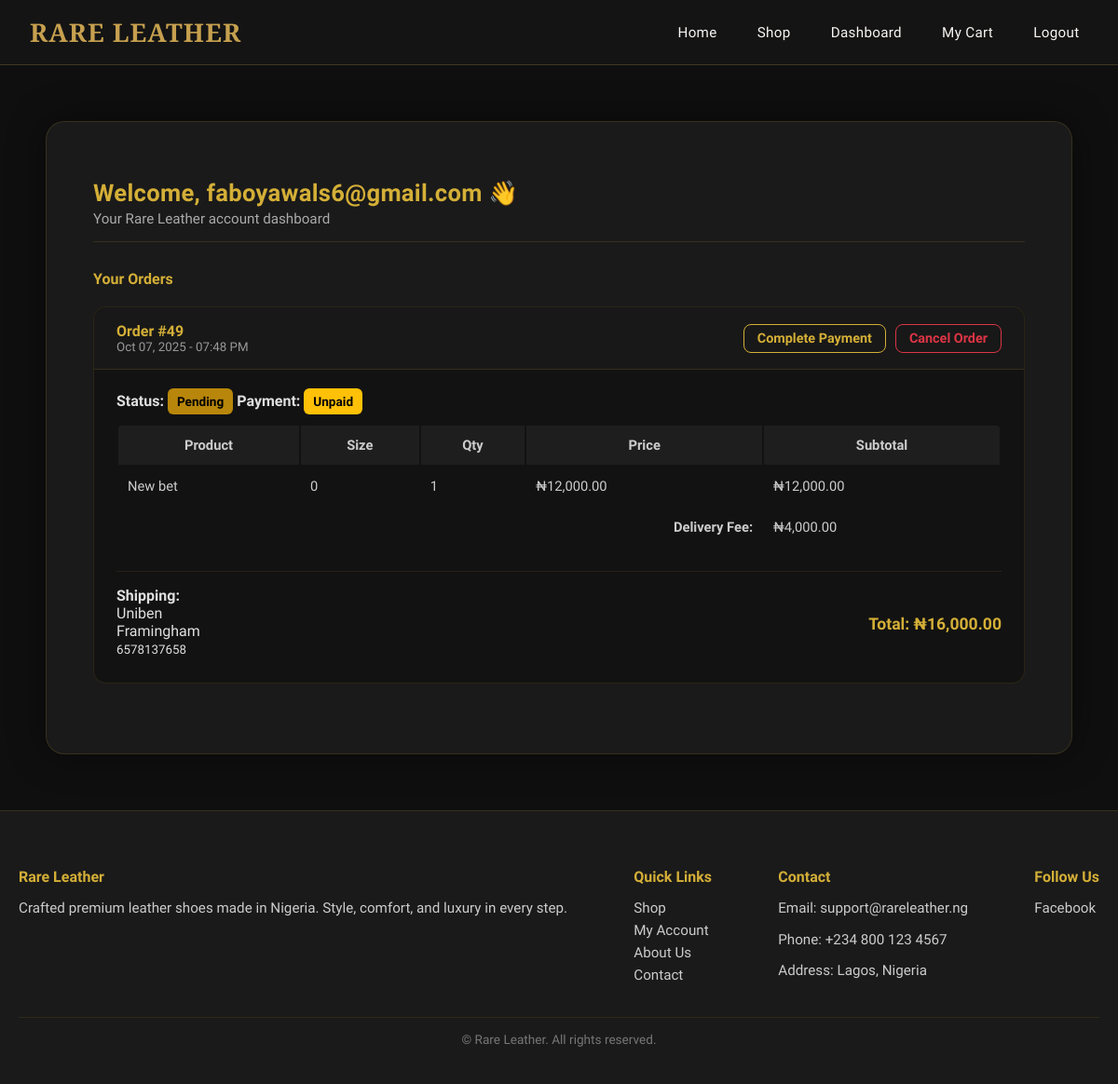
/account/dashboard/ (signed in), run on the app's committed database.
### accounts/models.py (models this page shows, shortened)
class User(AbstractBaseUser, PermissionsMixin):
    email = models.EmailField(unique=True)
    full_name = models.CharField(max_length=100, blank=True)
    is_active = models.BooleanField(default=False)
    is_staff = models.BooleanField(default=False)
    created_at = models.DateTimeField(default=timezone.now)
    signup_token = models.UUIDField(default=uuid.uuid4, unique=True, null=True, blank=True)
    USERNAME_FIELD = 'email'
    REQUIRED_FIELDS = []
    objects = CustomUserManager()

### orders/models.py (models this page shows, shortened)
class Order(models.Model):
    ORDER_STATUS_CHOICES = (
        ('pending', 'Pending'),
        ('processing', 'Processing'),
        ('completed', 'Completed'),
        ('cancelled', 'Cancelled'),
    )
    PAYMENT_STATUS_CHOICES = (
        ('pending', 'Pending'),
        ('paid', 'Paid'),
        ('failed', 'Failed'),
    )
    user = models.ForeignKey(settings.AUTH_USER_MODEL, on_delete=models.CASCADE)
    full_name = models.CharField(max_length=100)
    email = models.EmailField()
    phone = models.CharField(max_length=20)
    address = models.TextField()
    city = models.CharField(max_length=100)
    created_at = models.DateTimeField(auto_now_add=True)
    status = models.CharField(max_length=20, choices=ORDER_STATUS_CHOICES, default='pending')
    total_price = models.DecimalField(max_digits=10, decimal_places=2, default=0)
    payment_status = models.CharField(max_length=20, choices=PAYMENT_STATUS_CHOICES, default='pending')
    reference = models.CharField(max_length=100, blank=True, null=True, help_text="Paystack transaction reference")
    class Meta:
        ordering = ['-created_at']

class OrderItem(models.Model):
    order = models.ForeignKey(Order, on_delete=models.CASCADE, related_name='items')
    product = models.ForeignKey(Product, on_delete=models.CASCADE)
    size = models.PositiveIntegerField(default=40)
    quantity = models.PositiveIntegerField(default=1)
    price = models.DecimalField(max_digits=10, decimal_places=2)
    def get_subtotal(self):
        return self.price * self.quantity

### catalog/models.py (models this page shows, shortened)
class Product(models.Model):
    category = models.ForeignKey(Category, on_delete=models.SET_NULL, null=True, related_name='products')
    title = models.CharField(max_length=200)
    slug = models.SlugField(unique=True, blank=True)
    description = models.TextField(blank=True)
    price_ngn = models.PositiveIntegerField(help_text="Price in Naira")
    min_size = models.PositiveSmallIntegerField(default=38, help_text="Minimum available shoe size")
    max_size = models.PositiveSmallIntegerField(default=45, help_text="Maximum available shoe size")
    extra_fee_threshold = models.PositiveSmallIntegerField(
        default=45,
        help_text="Sizes above this value attract an extra fee"
    )
    extra_fee_amount = models.PositiveIntegerField(
        default=0,
        help_text="Extra fee (in Naira) for sizes above the threshold"
    )
    available = models.BooleanField(default=True)
    created_at = models.DateTimeField(auto_now_add=True)

### settings/models.py (models this page shows, shortened)
class SiteSettings(models.Model):
    delivery_fee = models.DecimalField(
        max_digits=10,
        decimal_places=2,
        default=3500,
        help_text="Delivery fee per order"
    )
    facebook_url = models.URLField(blank=True, null=True, help_text="Facebook page URL")
    instagram_url = models.URLField(blank=True, null=True, help_text="Instagram profile URL")
    twitter_url = models.URLField(blank=True, null=True, help_text="Twitter profile URL")
    linkedin_url = models.URLField(blank=True, null=True, help_text="LinkedIn page URL")
    youtube_url = models.URLField(blank=True, null=True, help_text="YouTube channel URL")
    class Meta:
        verbose_name = "Site Setting"
        verbose_name_plural = "Site Settings"

### accounts/views.py (the view)
# urls.py: path('dashboard/', views.dashboard_view, name='dashboard'),
@login_required
def dashboard_view(request):
    orders = Order.objects.filter(user=request.user).order_by('-created_at')
    site_settings = SiteSettings.objects.first()
    delivery_fee = site_settings.delivery_fee if site_settings else 3500
    return render(request, 'accounts/dashboard.html', {'orders': orders, 'delivery_fee': delivery_fee,})

### templates/accounts/dashboard.html (shortened to what this page needs)
{% extends 'base.html' %}
{% load humanize %}
{% block content %}
<div class="dashboard-container">
  <div class="dashboard-header" style="display: flex; justify-content: space-between; align-items: center; flex-wrap: wrap; gap: 10px;">
    <div>
      <h2 style="margin-bottom: 4px;">Welcome, {{ user.full_name|default:user.email }} 👋</h2>
      <p style="margin: 0; color: #aaa; font-size: 0.95rem;">Your Rare Leather account dashboard</p>
    </div>
  </div>
  <h4>Your Orders</h4>
  {% if orders %}
    {% for order in orders %}
      <div class="order-card">
        <div class="order-header">
          <div>
            <strong>Order #{{ order.id }}</strong>
            <small>{{ order.created_at|date:"M d, Y - h:i A" }}</small>
          </div>
          <div class="order-actions">
            {% if order.payment_status != "paid" and order.status != "cancelled" %}
              <a href="{% url 'orders:initialize_payment' order.id %}" class="btn-gold">
                Complete Payment
              </a>
              <a href="{% url 'orders:cancel_order' order.id %}"
                 class="btn-danger-outline"
                 onclick="return confirm('Are you sure you want to cancel this order?')">
                 Cancel Order
              </a>
            {% endif %}
          </div>
        </div>
        <div class="order-body">
          <div class="mb-3 d-flex justify-content-between flex-wrap align-items-center">
            <div>
              <strong>Status:</strong>
              {% if order.status == "pending" %}
                <span class="badge badge-pending">{{ order.status|title }}</span>
              {% elif order.status == "processing" %}
                <span class="badge badge-processing">{{ order.status|title }}</span>
              {% elif order.status == "completed" %}
                <span class="badge badge-completed">{{ order.status|title }}</span>
              {% elif order.status == "cancelled" %}
                <span class="badge badge-cancelled">{{ order.status|title }}</span>
              {% else %}
                <span class="badge badge-secondary">{{ order.status|title }}</span>
              {% endif %}
              <strong class="ms-3">Payment:</strong>
              {% if order.payment_status == "paid" %}
                <span class="badge badge-completed">Paid</span>
              {% elif order.payment_status == "failed" %}
                <span class="badge badge-failed">Failed</span>
              {% elif order.payment_status == "cancelled" %}
                <span class="badge badge-cancelled">Cancelled</span>
              {% else %}
                <span class="badge badge-unpaid">Unpaid</span>
              {% endif %}
            </div>
          </div>
          <table class="table order-table table-borderless align-middle">
            <thead>
              <tr>
                <th>Product</th>
                <th>Size</th>
                <th>Qty</th>
                <th>Price</th>
                <th>Subtotal</th>
              </tr>
            </thead>
            <tbody>
                {% for item in order.items.all %}
                <tr>
                  <td>{{ item.product.title }}</td>
                  <td>{{ item.size }}</td>
                  <td>{{ item.quantity }}</td>
                  <td>₦{{ item.price|intcomma }}</td>
                  <td>₦{{ item.get_subtotal|intcomma }}</td>
                </tr>
                {% endfor %}
                <tr>
                  <td colspan="4" style="text-align:right; font-weight:600;">Delivery Fee:</td>
                  <td>₦{{ delivery_fee|intcomma }}</td>
                </tr>
              </tbody>
          </table>
          <div class="order-footer">
            <div>
              <strong>Shipping:</strong><br>
              {{ order.address }}<br>
              {{ order.city }}<br>
              <small>{{ order.phone }}</small>
            </div>
            <div class="text-end">
              <h5>Total: ₦{{ order.total_price|intcomma }}</h5>
            </div>
          </div>
        </div>
      </div>
    {% endfor %}
  {% else %}
    <div class="empty-state">
      <h5>No orders yet.</h5>
      <p>When you make a purchase, your order history will appear here.</p>
    </div>
  {% endif %}
</div>
{% include 'includes/footer.html' %}
{% endblock %}

### templates/base.html (style rules this page uses)
:root { --gold: #c6a04f; --dark-bg: #0f0f0f; --text-light: #f8f5f2; --text-muted: #b8b8b8; }
body { margin: 0; background: var(--dark-bg); color: var(--text-light); font-family: 'Manrope', sans-serif; }

### templates/accounts/dashboard.html (style rules this page uses)
body { background-color: #0f0f0f; color: #e0e0e0; font-family: 'Urbanist', sans-serif; }
.dashboard-container { max-width: 1000px; margin: 60px auto; background: #1a1a1a; border: 1px solid rgba(212, 175, 55, 0.15); border-radius: 20px; padding: 40px 50px; box-shadow: 0 0 40px rgba(0, 0, 0, 0.45); }
.dashboard-header { border-bottom: 1px solid rgba(212, 175, 55, 0.15); margin-bottom: 30px; padding-bottom: 15px; }
.dashboard-header h2 { color: #d4af37; font-weight: 600; font-size: 1.6rem; letter-spacing: 0.3px; }
.dashboard-header p { color: #aaa; font-size: 0.95rem; }
h4 { color: #d4af37; margin-bottom: 20px; font-weight: 600; }
.order-card { background: #121212; border: 1px solid rgba(212, 175, 55, 0.12); border-radius: 14px; margin-bottom: 35px; transition: all 0.3s ease; }
.order-header { background: #181818; border-bottom: 1px solid rgba(212, 175, 55, 0.15); padding: 1rem 1.5rem; border-radius: 14px 14px 0 0; display: flex; justify-content: space-between; align-items: center; flex-wrap: wrap; gap: 10px; }
.order-header strong { color: #d4af37; font-size: 1rem; font-weight: 600; }
.order-header small { color: #999; display: block; }
.order-body { padding: 1.5rem; }
.badge { padding: 6px 10px; border-radius: 6px; font-size: 0.85rem; font-weight: 600; text-transform: capitalize; }
.badge-pending { background: #b8860b; color: #000; }
.badge-unpaid { background: #ffc107; color: #000; }
.order-actions { display: flex; gap: 10px; flex-wrap: wrap; }
.order-actions a { text-decoration: none !important; }
.btn-gold { background: transparent; border: 1px solid #d4af37; color: #d4af37; padding: 6px 14px; border-radius: 8px; font-weight: 600; font-size: 0.9rem; transition: all 0.3s ease; }
.btn-danger-outline { background: transparent; border: 1px solid #dc3545; color: #dc3545; padding: 6px 14px; border-radius: 8px; font-weight: 600; font-size: 0.9rem; transition: all 0.3s ease; }
.order-table { margin-top: 15px; border-radius: 10px; overflow: hidden; width: 100%; }
.order-table thead { background: #1e1e1e; color: #d4af37; font-weight: 600; }
.order-table td, .order-table th { padding: 12px 10px; color: #ccc; font-size: 0.92rem; }
.order-footer { display: flex; justify-content: space-between; align-items: flex-start; margin-top: 1.5rem; border-top: 1px solid rgba(212, 175, 55, 0.1); padding-top: 1rem; flex-wrap: wrap; gap: 10px; }
.order-footer h5 { color: #d4af37; font-size: 1.1rem; font-weight: 600; }

### data on the page
User: full_name "faboyawals6@gmail.com"
Order: id "49", created_at "Oct 07, 2025 - 07:48 PM", payment_status "Complete Payment", status "Pending", address "Uniben", city "Framingham", phone "6578137658", total_price "16,000.00"
OrderItem: product "New bet", size "0", quantity "1", price "12,000.00", get_subtotal "12,000.00"
SiteSettings: delivery_fee "4,000.00"
